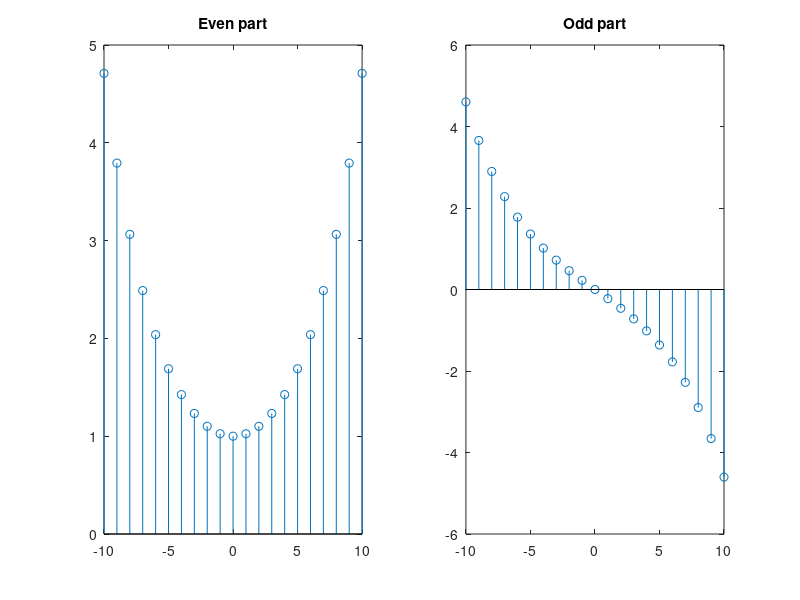

Write the MATLAB code that produced this figure.
%1.c

clc;
close all;
clear all;

%even
k=1;
for n=-10:1:10
    x(k) = 0.5 * ((0.8^n)+(0.8^(-n)));
    y(k) = 0.5 * ((0.8^n)-(0.8^(-n)));
    k=k+1;
end


n=-10:10;


subplot(1,2,1);
stem(n,x);   
title('Even part');

subplot(1,2,2);
stem(n,y);   
title('Odd part');
    